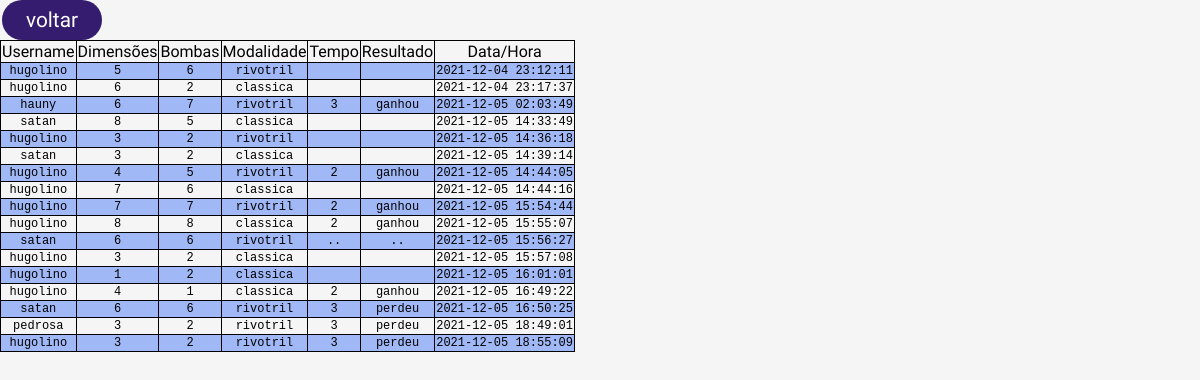
Screenshot of /historico.php with the database file from the repository.
### tables this page shows
CREATE TABLE IF NOT EXISTS `jogador` (
  `ncpf` varchar(20) NOT NULL,
  `username` varchar(15) NOT NULL,
  `nome` varchar(30) NOT NULL,
  `datanasc` date NOT NULL,
  `email` varchar(30) NOT NULL,
  `telefone` varchar(20) NOT NULL,
  `senha` varchar(20) NOT NULL,
  PRIMARY KEY (`ncpf`)
);

CREATE TABLE IF NOT EXISTS `partida` (
  `id` int NOT NULL AUTO_INCREMENT,
  `cpf` varchar(30) NOT NULL,
  `dimensao` int NOT NULL,
  `qbombas` int NOT NULL,
  `modalidade` varchar(10) NOT NULL,
  `tempo` varchar(30) NOT NULL DEFAULT '',
  `resultado` varchar(20) NOT NULL DEFAULT '',
  `datahora` timestamp NOT NULL DEFAULT CURRENT_TIMESTAMP,
  PRIMARY KEY (`id`)
);

### historico.php (the view, shortened to what this page needs)
<!DOCTYPE html>
<html lang = "pt-br">
<head>
    <link rel="stylesheet" href="style.css" type="text/css">
</head>
<body>
<table id="tabelaHistorico" >
    <tr>
        <th>Username</th>
        <th>Dimensões</th>
        <th>Bombas</th>
        <th>Modalidade</th>
        <th>Tempo</th>
        <th>Resultado</th>
        <th>Data/Hora</th>
    </tr>
<?php
    include('conexao.php');
    $strSQL = "SELECT jogador.username,partida.dimensao,partida.qbombas,partida.modalidade,
    partida.tempo,partida.resultado,partida.datahora
    FROM `jogador`,`partida` WHERE jogador.ncpf = partida.cpf";
    $rs = mysqli_query($conexao,$strSQL);
    while($row = mysqli_fetch_array($rs)){
        echo "<tr>";
            echo "<td>".$row['username']."</td>";
            echo "<td>".$row['dimensao']."</td>";
            echo "<td>".$row['qbombas']."</td>";
            echo "<td>".$row['modalidade']."</td>";
            echo "<td>".$row['tempo']."</td>";
            echo "<td>".$row['resultado']."</td>";
            echo "<td>".$row['datahora']."</td>";
        echo "</tr>";
    }
?>
<button class="normal" type="button" onclick="window.location.href='jogo.php'">voltar</button>
</table>
</body>
</html>

### style.css (style rules this page uses)
html { height: 100%; width: 100%; }
body { background-image: url("img/neon.jpg"); background-repeat:repeat; background-size: cover; height: 100%; width: 100%; font-family: 'Odibee Sans'; overflow: auto; align-self: center; margin-right: 0%; margin-top: 0%; margin-bottom: 0%; margin-left: 0%; background-color: whitesmoke; }
.normal { width: 100px; height: 40px; padding: 5px; margin-inline-start: 2px; font-family: 'Odibee Sans'; font-size: 1.3em; border-radius: 20px; background-color: #351c6e; border: none; color: white; cursor: pointer; }
th { text-align: center; font-weight: 200; }
td { font-size: 0.75em; font-family: 'Courier New', Courier, monospace; text-align: center; }
tr:nth-child(even) { background-color: #6b90f79a; }

### historico.php (style rules this page uses)
table, th, td { border: 1px solid black; border-collapse: collapse; }

### rows the page displays
jogador: username "hugolino", partida.dimensao "5", partida.qbombas "6", partida.modalidade "rivotril", partida.datahora "2021-12-04 23:12:11", partida.dimensao "6", partida.qbombas "2", partida.modalidade "classica", partida.datahora "2021-12-04 23:17:37", partida.dimensao "3", partida.datahora "2021-12-05 14:36:18", partida.dimensao "4", partida.qbombas "5", partida.tempo "2", partida.resultado "ganhou", partida.datahora "2021-12-05 14:44:05", partida.dimensao "7", partida.datahora "2021-12-05 14:44:16", partida.qbombas "7", partida.datahora "2021-12-05 15:54:44", partida.dimensao "8", partida.qbombas "8", partida.datahora "2021-12-05 15:55:07", partida.datahora "2021-12-05 15:57:08", partida.dimensao "1", partida.datahora "2021-12-05 16:01:01", partida.qbombas "1", partida.datahora "2021-12-05 16:49:22", partida.tempo "3", partida.resultado "perdeu", partida.datahora "2021-12-05 18:55:09"
jogador: username "hauny", partida.dimensao "6", partida.qbombas "7", partida.modalidade "rivotril", partida.tempo "3", partida.resultado "ganhou", partida.datahora "2021-12-05 02:03:49"
jogador: username "satan", partida.dimensao "8", partida.qbombas "5", partida.modalidade "classica", partida.datahora "2021-12-05 14:33:49", partida.dimensao "3", partida.qbombas "2", partida.datahora "2021-12-05 14:39:14", partida.dimensao "6", partida.qbombas "6", partida.modalidade "rivotril", partida.tempo "..", partida.resultado "..", partida.datahora "2021-12-05 15:56:27", partida.tempo "3", partida.resultado "perdeu", partida.datahora "2021-12-05 16:50:25"
jogador: username "pedrosa", partida.dimensao "3", partida.qbombas "2", partida.modalidade "rivotril", partida.tempo "3", partida.resultado "perdeu", partida.datahora "2021-12-05 18:49:01"
